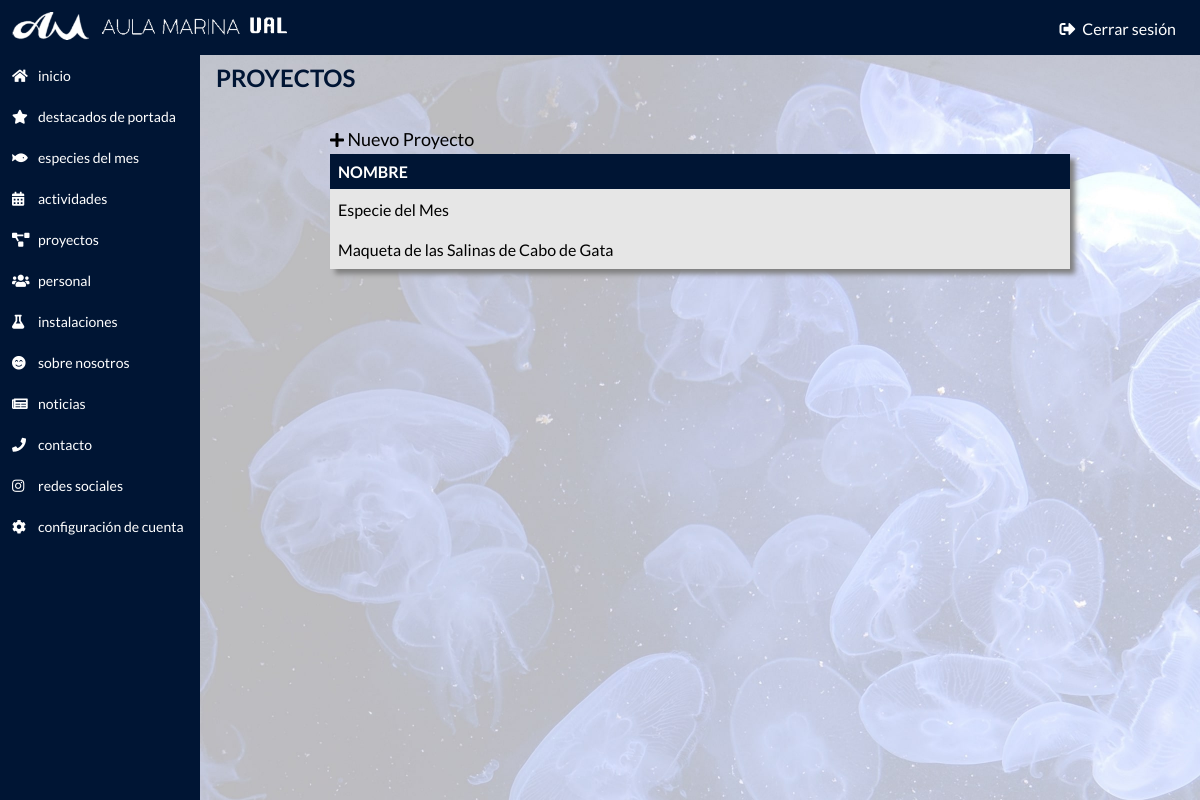
Page /admin/projects.php (signed in) on the earlier database version.
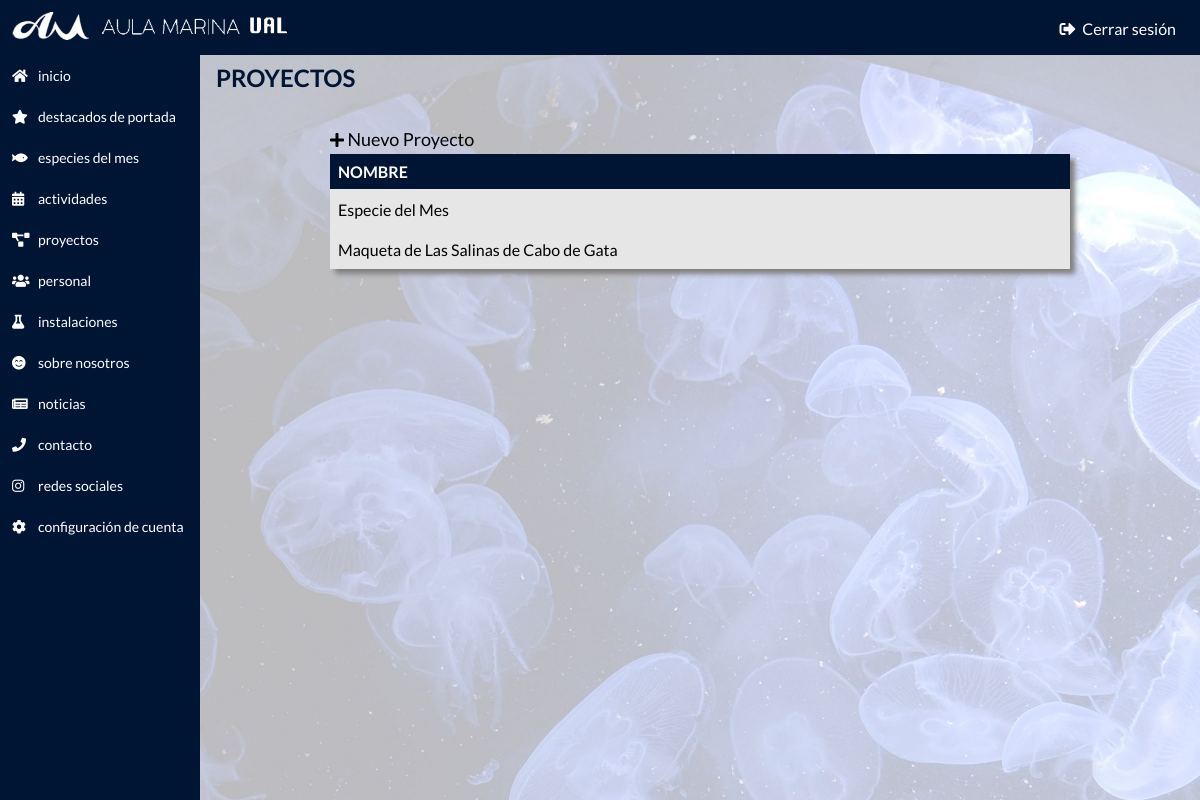
Same page on the later database version.
### tables this page shows
CREATE TABLE projects(
	id INT(11) PRIMARY KEY AUTO_INCREMENT,
	name VARCHAR(80),
    en_name VARCHAR(80),
    description TEXT,
    en_description TEXT,
    img VARCHAR(2083),
    bg VARCHAR(2083)
);

### php-functions/functions.php (called while the page is built, shortened)
<?php
$conn->query("SET NAMES 'utf8'");
function getProjects(&$result)
{
    global $conn;
    $sql = "SELECT * FROM projects ORDER BY name";
    $rec = $conn->query($sql);
}

### admin/projects.php (the view, shortened to what this page needs)
<?php
include_once '../db/connection.php';
include '../php-functions/functions.php';
getProjects($projects);
?>
<!DOCTYPE html>
<html>
<head>
  <link rel="stylesheet" href="../css/admin.css">
  <link rel="stylesheet" href="https://use.fontawesome.com/releases/v5.5.0/css/all.css"
>
</head>
<body>
  <div class="wrapper-admin-bg"></div>
  <div class="wrapper-admin-inicio">
    <div class="wrapper-admin-top-side">
      <div class="top-nav">
        <div class="top-nav-content">
          <div class="top-nav-left">
            <a href="home.php">
              <img alt="Logo del Aula Marina" src="../res/aula-marina-logo2.png" />
            </a>
          </div>
          <div class="top-nav-right">
            <a href="logout.php"><i class="fas fa-sign-out-alt"></i> Cerrar sesión</a>
          </div>
        </div>
      </div>
    </div>
    <div class="left-nav">
      <a href="home.php"><i class="fas fa-home"></i><span>INICIO</span></a>
      <a href="featured.php"><i class="fas fa-star"></i><span>DESTACADOS DE PORTADA</span></a>
      <a href="species-of-the-month.php"><i class="fas fa-fish"></i><span>ESPECIES DEL MES</span></a>
      <a href="activities.php"><i class="fas fa-calendar-alt"></i><span>ACTIVIDADES</span></a>
      <a href="projects.php"><i class="fas fa-project-diagram"></i><span>PROYECTOS</span></a>
      <a href="people.php"><i class="fas fa-users"></i><span>PERSONAL</span></a>
      <a href="facilities.php"><i class="fas fa-flask"></i><span>INSTALACIONES</span></a>
      <a href="about-us.php"><i class="fas fa-smile-beam"></i><span>SOBRE NOSOTROS</span></a>
      <a href="news.php"><i class=" fas fa-newspaper"></i><span>NOTICIAS</span></a>
      <a href="contact.php"><i class="fas fa-phone"></i><span>CONTACTO</span></a>
      <a href="rrss.php"><i class="fab fa-instagram"></i><span>REDES SOCIALES</span></a>
      <a href="config.php"><i class="fas fa-cog"></i><span>CONFIGURACIÓN DE CUENTA</span></a>
    </div>
    <div class="wrapper-bot-side">
      <div class="content-admin">
        <span class="content-admin-title">PROYECTOS</span>
        <div class="admin-content">
          <div class="newTE" onclick="window.location='new-project.php'"><i class="fas fa-plus"></i><span> Nuevo Proyecto</span></div>
          <table>
            <thead>
              <tr>
                <th>NOMBRE</th>
                <th style="width:32px;text-align:center;"></th>
              </tr>
            </thead>
            <tbody>
              <?php
              $len = count($projects);
              for ($i=0; $i < $len; $i++) {
                $id   = $projects[$i]->id;
                $name = $projects[$i]->name;
                echo "
                  <tr>
                      <td onclick='window.location=\"edit-project.php?id=$id\"'>$name</td>
                      <td class='table-open' onclick='window.location=\"edit-project.php?id=$id\"'><i class='fas fa-angle-right'></i></td>
                  </tr>
                ";
              }
              ?>
            </tbody>
          </table>
        </div>
      </div>
    </div>
  </div>
</body>
</html>

### css/admin.css (style rules this page uses)
* { padding: 0px; margin: 0px; }
html, body { width: 100%; height: 100%; font-family: 'Lato', sans-serif; }
.wrapper-admin-bg { width: 100%; height: 100%; position: fixed; background-image: url("../res/min/admin.jpg"); background-size: cover; background-repeat: no-repeat; background-attachment: fixed; }
.wrapper-admin-inicio { height: 100%; -webkit-transition: all 1s; transition: all 1s; }
.top-nav { display: block; position: fixed; top: 0; width: 100%; background-color: #001534; z-index: 3; }
.top-nav-content { display: flex; justify-content: space-between; align-items: center; }
.top-nav-left img { padding: 12px; height: 28px; }
.top-nav-right a { vertical-align: middle; margin-right: 16px; padding: 8px; color: white; text-decoration: none; -webkit-transition: all 0.4s; transition: all 0.4s; }
.top-nav-right a i { margin-right: 4px; }
.wrapper-bot-side { position: absolute; width: 100%; height: 100%; }
.left-nav { background-color: #001534; width: 200px; position: fixed; top: 47px; bottom: 0; padding-top: 8px; z-index: 2; }
.left-nav a { display: flex; align-items: center; padding: 12px; font-size: 14px; color: white; text-decoration: none; -webkit-transition: all 0.2s; transition: all 0.2s; text-transform: lowercase; }
.left-nav i { width: 18px; margin-right: 8px; font-size: 14px; }
.content-admin { display: block; margin: 16px; margin-left: 216px; margin-top: 63px; }
.content-admin-title { display: block; color: #001534; font-weight: bold; font-size: 24px; margin-bottom: 32px; text-transform: uppercase; }
.admin-content { height: 100%; width: 740px; margin: 0 auto; }
.newTE { display: inline-block; padding: 4px 0px; -webkit-transition: all 0.2s; transition: all 0.2s; }
.newTE span { font-size: 18px; }
table { width: 100%; border-collapse: collapse; box-shadow: 5px 5px 5px grey; -webkit-transition: all 0.2s; transition: all 0.2s; }
table th, table td { text-align: left; padding: 8px; }
table th { background-color: #001534; color: white; }
table tbody tr { background-color: #e6e6e6; cursor: pointer; }

Differences in the rows shown:
changed projects: name "Maqueta de las Salinas de Cabo de Gata" → "Maqueta de Las Salinas de Cabo de Gata"
